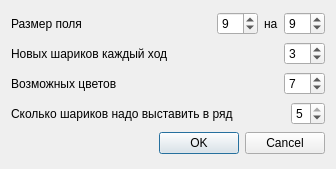
<?xml version="1.0" encoding="UTF-8"?>
<ui version="4.0">
 <class>setupDialog</class>
 <widget class="QDialog" name="setupDialog">
  <property name="geometry">
   <rect>
    <x>0</x>
    <y>0</y>
    <width>336</width>
    <height>169</height>
   </rect>
  </property>
  <property name="windowTitle">
   <string>Новая игра</string>
  </property>
  <property name="windowIcon">
   <iconset>
    <normaloff>pics/icon.png</normaloff>pics/icon.png</iconset>
  </property>
  <layout class="QVBoxLayout" name="verticalLayout">
   <item>
    <layout class="QHBoxLayout" name="horizontalLayout">
     <item>
      <widget class="QLabel" name="label">
       <property name="text">
        <string>Размер поля</string>
       </property>
      </widget>
     </item>
     <item>
      <spacer name="horizontalSpacer">
       <property name="orientation">
        <enum>Qt::Horizontal</enum>
       </property>
       <property name="sizeHint" stdset="0">
        <size>
         <width>40</width>
         <height>20</height>
        </size>
       </property>
      </spacer>
     </item>
     <item>
      <widget class="QSpinBox" name="x_spin">
       <property name="minimum">
        <number>5</number>
       </property>
       <property name="maximum">
        <number>20</number>
       </property>
       <property name="value">
        <number>9</number>
       </property>
      </widget>
     </item>
     <item>
      <widget class="QLabel" name="label_2">
       <property name="text">
        <string>на</string>
       </property>
      </widget>
     </item>
     <item>
      <widget class="QSpinBox" name="y_spin">
       <property name="minimum">
        <number>5</number>
       </property>
       <property name="maximum">
        <number>20</number>
       </property>
       <property name="value">
        <number>9</number>
       </property>
      </widget>
     </item>
    </layout>
   </item>
   <item>
    <layout class="QHBoxLayout" name="horizontalLayout_3">
     <item>
      <widget class="QLabel" name="label_3">
       <property name="text">
        <string>Новых шариков каждый ход</string>
       </property>
      </widget>
     </item>
     <item>
      <spacer name="horizontalSpacer_3">
       <property name="orientation">
        <enum>Qt::Horizontal</enum>
       </property>
       <property name="sizeHint" stdset="0">
        <size>
         <width>40</width>
         <height>20</height>
        </size>
       </property>
      </spacer>
     </item>
     <item>
      <widget class="QSpinBox" name="new_spin">
       <property name="minimum">
        <number>2</number>
       </property>
       <property name="maximum">
        <number>10</number>
       </property>
       <property name="value">
        <number>3</number>
       </property>
      </widget>
     </item>
    </layout>
   </item>
   <item>
    <layout class="QHBoxLayout" name="horizontalLayout_4">
     <item>
      <widget class="QLabel" name="label_4">
       <property name="text">
        <string>Возможных цветов</string>
       </property>
      </widget>
     </item>
     <item>
      <spacer name="horizontalSpacer_4">
       <property name="orientation">
        <enum>Qt::Horizontal</enum>
       </property>
       <property name="sizeHint" stdset="0">
        <size>
         <width>40</width>
         <height>20</height>
        </size>
       </property>
      </spacer>
     </item>
     <item>
      <widget class="QSpinBox" name="color_spin">
       <property name="minimum">
        <number>2</number>
       </property>
       <property name="maximum">
        <number>14</number>
       </property>
       <property name="value">
        <number>7</number>
       </property>
      </widget>
     </item>
    </layout>
   </item>
   <item>
    <layout class="QHBoxLayout" name="horizontalLayout_5">
     <item>
      <widget class="QLabel" name="label_5">
       <property name="text">
        <string>Сколько шариков надо выставить в ряд</string>
       </property>
      </widget>
     </item>
     <item>
      <spacer name="horizontalSpacer_5">
       <property name="orientation">
        <enum>Qt::Horizontal</enum>
       </property>
       <property name="sizeHint" stdset="0">
        <size>
         <width>40</width>
         <height>20</height>
        </size>
       </property>
      </spacer>
     </item>
     <item>
      <widget class="QSpinBox" name="del_spin">
       <property name="minimum">
        <number>2</number>
       </property>
       <property name="maximum">
        <number>5</number>
       </property>
       <property name="value">
        <number>5</number>
       </property>
      </widget>
     </item>
    </layout>
   </item>
   <item>
    <widget class="QDialogButtonBox" name="buttonBox">
     <property name="orientation">
      <enum>Qt::Horizontal</enum>
     </property>
     <property name="standardButtons">
      <set>QDialogButtonBox::Cancel|QDialogButtonBox::Ok</set>
     </property>
    </widget>
   </item>
  </layout>
 </widget>
 <resources/>
 <connections>
  <connection>
   <sender>buttonBox</sender>
   <signal>accepted()</signal>
   <receiver>setupDialog</receiver>
   <slot>accept()</slot>
   <hints>
    <hint type="sourcelabel">
     <x>164</x>
     <y>151</y>
    </hint>
    <hint type="destinationlabel">
     <x>157</x>
     <y>168</y>
    </hint>
   </hints>
  </connection>
  <connection>
   <sender>buttonBox</sender>
   <signal>rejected()</signal>
   <receiver>setupDialog</receiver>
   <slot>reject()</slot>
   <hints>
    <hint type="sourcelabel">
     <x>164</x>
     <y>157</y>
    </hint>
    <hint type="destinationlabel">
     <x>286</x>
     <y>168</y>
    </hint>
   </hints>
  </connection>
 </connections>
</ui>
